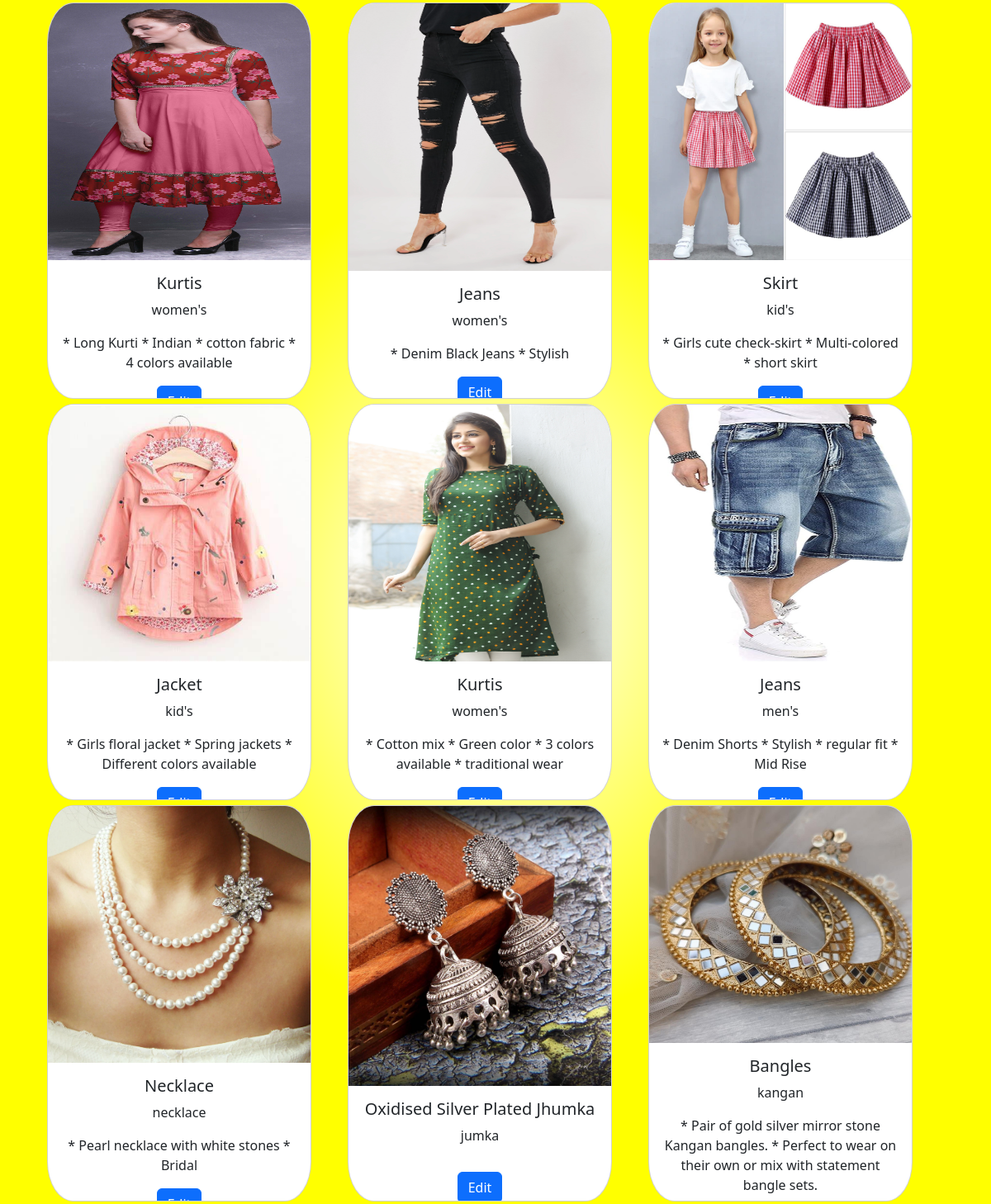
/ecom_app/e-com-1-products-display-page/1, run on the app's committed database.
### ecom_app/models.py (models this page shows, shortened)
class ecomsellerproductupload(models.Model):
    prod_name = models.CharField(max_length=50)
    imgfile = models.FileField(upload_to='ecom_app/static')
    prod_category = models.CharField(max_length=40)
    prod_size = models.CharField(max_length=10)
    prod_price = models.IntegerField()
    prod_details = models.CharField(max_length=1000)
    login_id = models.IntegerField()

### ecom_app/views.py (the view)
# urls.py: path('e-com-1-products-display-page/<int:id>',prod_display_seller),
def  prod_display_seller(request,id):
    p = ecomsellerproductupload.objects.all()
    prod_imgfilenames = []
    prod_name = []
    prod_details = []
    p1 = []
    for i in p:
        if i.login_id==id:
            p1.append(i)
            prod_imgname_clone = str(i.imgfile).split('/')[-1]
            prod_imgfilenames.append(prod_imgname_clone)
            prod_name.append(i.prod_name)
            prod_details.append(i.prod_details)
            print(prod_imgfilenames)
    prod_list = zip(p1,prod_imgfilenames)
    print(prod_list)
    return render(request, 'display_products.html',{'prod_data':prod_list})

### ecom_app/templates/display_products.html (shortened to what this page needs)
<!DOCTYPE html>
<html lang="en">
{% load static %}
<head>
    <link href="https://cdn.jsdelivr.net/npm/bootstrap@5.3.1/dist/css/bootstrap.min.css" rel="stylesheet"
>
</head>
<body style="background:radial-gradient(white,yellow,yellow);">
<div class="card-group container" style="text-align:center;margin-left:auto;margin-right:auto;">
    <div class="container row"  style="margin-left:auto;margin-right:auto;">
        {% for i,j in prod_data %}
            <div class="col-4" style="padding:3px;">
                <div class="card" style="width: 20rem;height:30rem;border-radius:10%;">
                    <img src="/static/{{j}}" class="card-img-top" alt="..." >
                    <div class="card-body">
                        <h5 class="card-title">{{i.prod_name}}</h5>
                        <p class="card-text">{{i.prod_category}}</p>
                        <p class="card-text">{{i.prod_details}}</p>
                        <a href="#" class="btn btn-primary">Edit</a>
                    </div>
                </div>
            </div>
        {% endfor %}
    </div>
</div>
</body>
</html>

### ecom_app/templates/display_products.html (style rules this page uses)
img { max-width: 100%; height:400px; }
* { overflow-x: hidden; }

### data on the page
ecomsellerproductupload: shows a picture, prod_name "Kurtis", prod_category "women's", prod_details "* Long Kurti * Indian * cotton fabric * 4 colors available"
ecomsellerproductupload: shows a picture, prod_name "Jeans", prod_category "women's", prod_details "* Denim Black Jeans * Stylish"
ecomsellerproductupload: shows a picture, prod_name "Skirt", prod_category "kid's", prod_details "* Girls cute check-skirt * Multi-colored * short skirt"
ecomsellerproductupload: shows a picture, prod_name "Jacket", prod_category "kid's", prod_details "* Girls floral jacket * Spring jackets * Different colors available"
ecomsellerproductupload: shows a picture, prod_name "Kurtis", prod_category "women's", prod_details "* Cotton mix * Green color * 3 colors available * traditional wear"
ecomsellerproductupload: shows a picture, prod_name "Jeans", prod_category "men's", prod_details "* Denim Shorts * Stylish * regular fit * Mid Rise"
ecomsellerproductupload: shows a picture, prod_name "Necklace", prod_category "necklace", prod_details "* Pearl necklace with white stones * Bridal"
ecomsellerproductupload: shows a picture, prod_name "Oxidised Silver Plated Jhumka", prod_category "jumka"
ecomsellerproductupload: shows a picture, prod_name "Bangles", prod_category "kangan", prod_details "* Pair of gold silver mirror stone Kangan bangles. * Perfect to wear on their own or mix with statement bangle sets."
